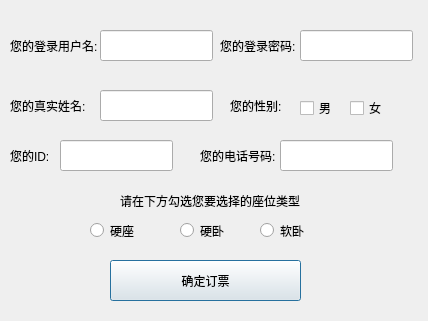
<?xml version="1.0" encoding="UTF-8"?>
<ui version="4.0">
 <class>BuyTicketDialog</class>
 <widget class="QDialog" name="BuyTicketDialog">
  <property name="geometry">
   <rect>
    <x>0</x>
    <y>0</y>
    <width>428</width>
    <height>321</height>
   </rect>
  </property>
  <property name="windowTitle">
   <string>Dialog</string>
  </property>
  <widget class="QLabel" name="label">
   <property name="geometry">
    <rect>
     <x>10</x>
     <y>30</y>
     <width>101</width>
     <height>31</height>
    </rect>
   </property>
   <property name="text">
    <string>您的登录用户名:</string>
   </property>
  </widget>
  <widget class="QLabel" name="label_2">
   <property name="geometry">
    <rect>
     <x>220</x>
     <y>30</y>
     <width>101</width>
     <height>31</height>
    </rect>
   </property>
   <property name="text">
    <string>您的登录密码:</string>
   </property>
  </widget>
  <widget class="QLabel" name="label_3">
   <property name="geometry">
    <rect>
     <x>10</x>
     <y>90</y>
     <width>91</width>
     <height>31</height>
    </rect>
   </property>
   <property name="text">
    <string>您的真实姓名:</string>
   </property>
  </widget>
  <widget class="QLabel" name="label_4">
   <property name="geometry">
    <rect>
     <x>230</x>
     <y>90</y>
     <width>81</width>
     <height>31</height>
    </rect>
   </property>
   <property name="text">
    <string>您的性别:</string>
   </property>
  </widget>
  <widget class="QLabel" name="label_5">
   <property name="geometry">
    <rect>
     <x>10</x>
     <y>140</y>
     <width>81</width>
     <height>31</height>
    </rect>
   </property>
   <property name="text">
    <string>您的ID:</string>
   </property>
  </widget>
  <widget class="QLabel" name="label_6">
   <property name="geometry">
    <rect>
     <x>200</x>
     <y>140</y>
     <width>91</width>
     <height>31</height>
    </rect>
   </property>
   <property name="text">
    <string>您的电话号码:</string>
   </property>
  </widget>
  <widget class="QLineEdit" name="lineEdit">
   <property name="geometry">
    <rect>
     <x>100</x>
     <y>30</y>
     <width>113</width>
     <height>31</height>
    </rect>
   </property>
  </widget>
  <widget class="QLineEdit" name="lineEdit_2">
   <property name="geometry">
    <rect>
     <x>300</x>
     <y>30</y>
     <width>113</width>
     <height>31</height>
    </rect>
   </property>
  </widget>
  <widget class="QLineEdit" name="lineEdit_3">
   <property name="geometry">
    <rect>
     <x>100</x>
     <y>90</y>
     <width>113</width>
     <height>31</height>
    </rect>
   </property>
  </widget>
  <widget class="QLineEdit" name="lineEdit_4">
   <property name="geometry">
    <rect>
     <x>60</x>
     <y>140</y>
     <width>113</width>
     <height>31</height>
    </rect>
   </property>
  </widget>
  <widget class="QLineEdit" name="lineEdit_5">
   <property name="geometry">
    <rect>
     <x>280</x>
     <y>140</y>
     <width>113</width>
     <height>31</height>
    </rect>
   </property>
  </widget>
  <widget class="QRadioButton" name="radioButton">
   <property name="geometry">
    <rect>
     <x>90</x>
     <y>220</y>
     <width>89</width>
     <height>21</height>
    </rect>
   </property>
   <property name="text">
    <string>硬座</string>
   </property>
  </widget>
  <widget class="QRadioButton" name="radioButton_2">
   <property name="geometry">
    <rect>
     <x>180</x>
     <y>220</y>
     <width>89</width>
     <height>21</height>
    </rect>
   </property>
   <property name="text">
    <string>硬卧</string>
   </property>
  </widget>
  <widget class="QRadioButton" name="radioButton_3">
   <property name="geometry">
    <rect>
     <x>260</x>
     <y>220</y>
     <width>89</width>
     <height>21</height>
    </rect>
   </property>
   <property name="text">
    <string>软卧</string>
   </property>
  </widget>
  <widget class="QCheckBox" name="checkBox">
   <property name="geometry">
    <rect>
     <x>300</x>
     <y>100</y>
     <width>71</width>
     <height>16</height>
    </rect>
   </property>
   <property name="text">
    <string>男</string>
   </property>
  </widget>
  <widget class="QCheckBox" name="checkBox_2">
   <property name="geometry">
    <rect>
     <x>350</x>
     <y>100</y>
     <width>71</width>
     <height>16</height>
    </rect>
   </property>
   <property name="text">
    <string>女</string>
   </property>
  </widget>
  <widget class="QLabel" name="label_7">
   <property name="geometry">
    <rect>
     <x>120</x>
     <y>190</y>
     <width>191</width>
     <height>21</height>
    </rect>
   </property>
   <property name="text">
    <string>请在下方勾选您要选择的座位类型</string>
   </property>
  </widget>
  <widget class="QPushButton" name="pushButton">
   <property name="geometry">
    <rect>
     <x>110</x>
     <y>260</y>
     <width>191</width>
     <height>41</height>
    </rect>
   </property>
   <property name="text">
    <string>确定订票</string>
   </property>
  </widget>
 </widget>
 <resources/>
 <connections/>
</ui>
